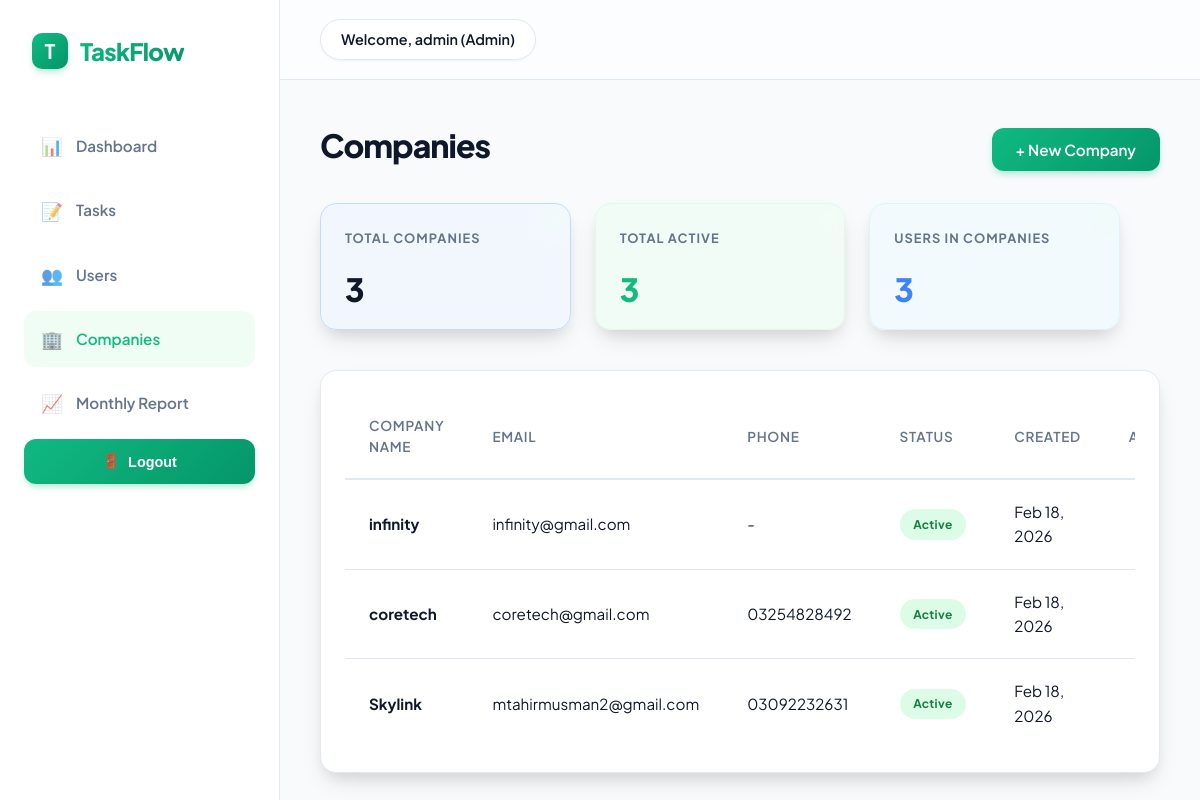
Screenshot of /companies/ (signed in) with the database file from the repository.
### core/models.py (models this page shows, shortened)
class User(AbstractUser):
    ADMIN = 'admin'
    MANAGER = 'manager'
    STAFF = 'staff'
    ROLE_CHOICES = [
        (ADMIN, 'Admin'),
        (MANAGER, 'Manager'),
        (STAFF, 'Staff'),
    ]
    role = models.CharField(max_length=10, choices=ROLE_CHOICES, default=STAFF)
    company = models.ForeignKey(Company, on_delete=models.SET_NULL, null=True, blank=True, related_name='users')
    def is_admin(self):
        return self.role == self.ADMIN

class Company(models.Model):
    name = models.CharField(max_length=200)
    description = models.TextField(blank=True, null=True)
    email = models.EmailField(unique=True)
    phone = models.CharField(max_length=20, blank=True, null=True)
    address = models.TextField(blank=True, null=True)
    is_active = models.BooleanField(default=True)
    created_at = models.DateTimeField(auto_now_add=True)
    updated_at = models.DateTimeField(auto_now=True)
    class Meta:
        verbose_name_plural = "Companies"

### core/views.py (the view)
# urls.py: path('companies/', views.company_list, name='company-list'),
@login_required
@user_passes_test(lambda u: u.is_admin())
def company_list(request):
    companies = Company.objects.all().order_by('-created_at')
    total_companies = companies.count()
    total_active = companies.filter(is_active=True).count()
    total_users = User.objects.exclude(company=None).count()
    context = {
        'companies': companies,
        'total_companies': total_companies,
        'total_active': total_active,
        'total_users': total_users,
    }
    return render(request, 'core/company_list.html', context)

### templates/core/company_list.html (shortened to what this page needs)
{% extends 'base.html' %}
{% block content %}
<div class="flex justify-between items-center mb-4">
    <h1>Companies</h1>
    <button onclick="openCompanyModal('{% url 'company-create' %}')" class="btn btn-primary">
        + New Company
    </button>
</div>
<div
    style="display: grid; grid-template-columns: repeat(auto-fit, minmax(180px, 1fr)); gap: 1.5rem; margin-bottom: 2.5rem; max-width: 800px;">
    <div class="card metric-card primary">
        <h3>Total Companies</h3>
        <p class="metric-value">{{ total_companies }}</p>
    </div>
    <div class="card metric-card success">
        <h3>Total Active</h3>
        <p class="metric-value"
            style="background: linear-gradient(to right, #10b981, #34d399); -webkit-background-clip: text; background-clip: text; -webkit-text-fill-color: transparent;">
            {{ total_active }}
        </p>
    </div>
    <div class="card metric-card info">
        <h3>Users in Companies</h3>
        <p class="metric-value"
            style="background: linear-gradient(to right, #3b82f6, #60a5fa); -webkit-background-clip: text; background-clip: text; -webkit-text-fill-color: transparent;">
            {{ total_users }}
        </p>
    </div>
</div>
<div class="card">
    <div style="overflow-x: auto;">
        <table>
            <thead>
                <tr>
                    <th>Company Name</th>
                    <th>Email</th>
                    <th>Phone</th>
                    <th>Status</th>
                    <th>Created</th>
                    <th>Actions</th>
                </tr>
            </thead>
            <tbody>
                {% for company in companies %}
                <tr>
                    <td style="font-weight: 700;">{{ company.name }}</td>
                    <td>{{ company.email }}</td>
                    <td>{{ company.phone|default:"-" }}</td>
                    <td>
                        {% if company.is_active %}
                        <span class="badge badge-completed">Active</span>
                        {% else %}
                        <span class="badge badge-pending">Inactive</span>
                        {% endif %}
                    </td>
                    <td>{{ company.created_at|date:"M d, Y" }}</td>
                    <td>
                        <div class="flex gap-4">
                            <button onclick="openCompanyModal('{% url 'company-update' company.pk %}')"
                                class="btn-text">Edit</button>
                        </div>
                    </td>
                </tr>
                {% empty %}
                <tr>
                    <td colspan="6" style="text-align: center; padding: 3rem; color: var(--text-secondary);">
                        No companies found. Click "New Company" to get started.
                    </td>
                </tr>
                {% endfor %}
            </tbody>
        </table>
    </div>
</div>
{% endblock %}

### templates/base.html (shortened to what this page needs)
{% load static %}
<!DOCTYPE html>
<html lang="en">
<head>
    <link rel="stylesheet" href="{% static 'css/style.css' %}?v=2.0">
</head>
<body>
    <div class="app-container">
        <nav id="sidebar" class="sidebar">
            <div class="logo">
                <div class="logo-icon">T</div>
                <h2>TaskFlow</h2>
            </div>
            <ul class="nav-links">
                {% if user.is_authenticated %}
                <li>
                    <a href="{% url 'dashboard' %}"
                        class="nav-item {% if request.resolver_match.url_name == 'dashboard' %}active{% endif %}">
                        <span class="icon">📊</span> Dashboard
                    </a>
                </li>
                <li>
                    <a href="{% url 'task-list' %}"
                        class="nav-item {% if 'task' in request.resolver_match.url_name %}active{% endif %}">
                        <span class="icon">📝</span> Tasks
                    </a>
                </li>
                {% if user.is_admin %}
                <li>
                    <a href="{% url 'user-list' %}"
                        class="nav-item {% if 'user' in request.resolver_match.url_name %}active{% endif %}">
                        <span class="icon">👥</span> Users
                    </a>
                </li>
                <li>
                    <a href="{% url 'company-list' %}"
                        class="nav-item {% if 'company' in request.resolver_match.url_name %}active{% endif %}">
                        <span class="icon">🏢</span> Companies
                    </a>
                </li>
                <li>
                    <a href="{% url 'monthly-report' %}"
                        class="nav-item {% if request.resolver_match.url_name == 'monthly-report' %}active{% endif %}">
                        <span class="icon">📈</span> Monthly Report
                    </a>
                </li>
                {% endif %}
                <li>
                    <form action="{% url 'logout' %}" method="post">
                        <button type="submit" class="btn-logout">
                            <span class="icon">🚪</span> Logout
                        </button>
                    </form>
                </li>
                {% else %}
                <li><a href="{% url 'login' %}"
                        class="nav-item {% if request.resolver_match.url_name == 'login' %}active{% endif %}">Login</a>
                </li>
                {% endif %}
            </ul>
        </nav>
        <main class="main-content">
            <header class="top-bar">
                <div class="user-info">
                    {% if user.is_authenticated %}
                    <span>Welcome, {{ user.username }} ({{ user.get_role_display }})</span>
                    {% endif %}
                </div>
            </header>
            <div class="content-wrapper">
                {% block content %}
                {% endblock %}
            </div>
        </main>
    </div>
</body>
</html>

### rows the page displays
User: username "admin", role "Admin"
Company: name "infinity", email "infinity@gmail.com", phone "-", is_active "Active", created_at "Feb 18, 2026"
Company: name "coretech", email "coretech@gmail.com", phone "03254828492", is_active "Active", created_at "Feb 18, 2026"
Company: name "Skylink", email "mtahirmusman2@gmail.com", phone "03092232631", is_active "Active", created_at "Feb 18, 2026"

### other values shown
{{ total_companies }} "3"
{{ total_active }} "3"
{{ total_users }} "3"
